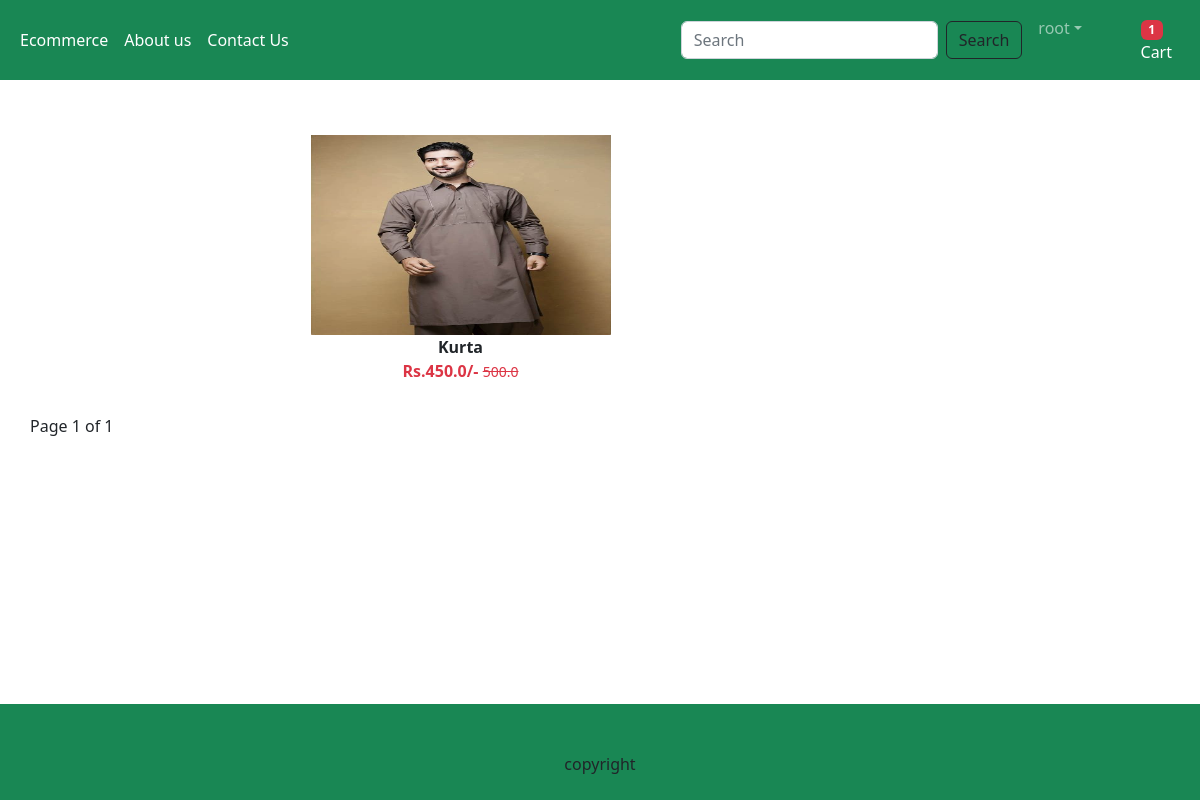
Page /category/MenClothings (signed in) on the committed database.
### app/models.py (models this page shows, shortened)
class Product(models.Model):
    title=models.CharField(max_length=100)
    selling_price=models.FloatField()
    discounted_price=models.FloatField()
    description=models.TextField()
    category=models.ForeignKey(Category,on_delete=models.CASCADE)
    product_image=models.ImageField(upload_to='product')

### app/views.py (the view)
# urls.py: path('category/<slug:val>',views.CategoryViews.as_view(),name="category"),
@method_decorator(login_required,name='dispatch')
class CategoryViews(View):
    def get(self,request,val):
        totalitem=0
        if request.user.is_authenticated:
            totalitem=len(Cart.objects.filter(user=request.user))
        category=Category.objects.get(title=val)
        product=Product.objects.filter(category=category)
        paginator = Paginator(product, 25)
        page_number = request.GET.get('page')
        page_obj = paginator.get_page(page_number)
        return render(request,'app/category.html',locals())

### app/templates/app/category.html (shortened to what this page needs)
{% extends 'app/base.html' %}
{% load static %}
{% block main-content %}
    <div class="container my-5">
            <div class="col-sm-9">
                <div class="row">
                    {% for prod in page_obj %}
                        <div class="col text-center mb-4">
                            <a href="{% url 'product-detail' prod.id %}" class="btn">
                                <div>
                                    <img src="{{prod.product_image.url}}" width="300px" height="200px"/>
                                    <div class="fw-bold">{{prod.title}}</div>
                                    <div class="fw-bold text-danger">
                                        Rs.{{prod.discounted_price}}/-
                                        <small class="fw-light text-decoration-line-through">
                                            {{prod.selling_price}}
                                        </small>
                                    </div>
                                </div>
                            </a>
                        </div>
                    {% endfor %}
                    <div class="pagination">
                        <span class="step-links">
                            <span class="current">
                                Page {{ page_obj.number }} of {{ page_obj.paginator.num_pages }}
                            </span>
                        </span>
                    </div>
                </div>
            </div>
        </div>
{% endblock main-content %}

### app/templates/app/base.html (shortened to what this page needs)
<!DOCTYPE html>
{% load static %}
<html lang="en">
  <head>
    <link href="https://cdn.jsdelivr.net/npm/bootstrap@5.2.2/dist/css/bootstrap.min.css" rel="stylesheet">
    <link rel="stylesheet" href="{% static 'app/css/owl.carousel.min.css'%}" >
    <link rel="stylesheet" href="{% static 'app/css/all.min.css'%}" >
    <link rel="stylesheet" href="{% static 'app/css/style.css'%}" >
</head>
  <body>
    <nav class="navbar navbar-expand-lg navbar-dark bg-success">
      <div class="container-fluid">
        <div class="collapse navbar-collapse" id="navbarSupportedContent">
          <ul class="navbar-nav me-auto mb-2 mb-lg-0">
            {% if request.user.is_authenticated %}
            <li class="nav-item">
              <a class="nav-link active" aria-current="page" href="/">Ecommerce</a>
            </li>
            <li class="nav-item">
              <a class="nav-link text-white" href="{% url 'about' %}">About us</a>
            </li>
            <li class="nav-item">
              <a class="nav-link text-white" href="{% url 'contact' %}">Contact Us</a>
            </li>
          </ul>
          <form class="d-flex" role="search" action="/search">
            <input class="form-control me-2" type="search" placeholder="Search" name="search" aria-label="Search">
            <button class="btn btn-outline-dark" type="submit">Search</button>
          </form>
        </div>
        <ul class="navbar-nav me-auto mb-2 mb-lg-0">
          <li class="navbar-item dropdown mx-2">
            <a class="nav-link dropdown-toggle white-text" href="#"
            id="profileDropdown" role="button" data-bs-toggle="dropdown" aria-expanded="false">
            {{request.user.username}}</a>
            <ul class="dropdown-menu" aria-labelledby="profileDropdown">
                <li> <a class="dropdown-item" href="{% url 'logout' %}">Logout</li>
            </ul>
          </li>
          <li class="nav-item mx-2">
            <a href="{% url 'showcart' %}" class="nav-link text-white">
              <span class="badge bg-danger">{% if totalitem > 0 %}{{totalitem}}{% endif %}</span>
              Cart </a>
          </li>
          {%endif%}
        </ul>
      </div>
    </nav>
    {% block main-content %}{% endblock main-content %}
    <br><br>
    <footer class="bg-success text-center p-5">
      copyright
    </footer>
  </body>
</html>

### app/static/app/css/style.css (style rules this page uses)
body { display: flex; flex-direction: column; min-height:100vh; }
footer { margin-top:auto; height:30px; }

### rows in the picture
Product: product_image (picture), title "Kurta", discounted_price "450.0", selling_price "500.0"

### other values in the picture
{{ request.user.username }} "root"
{{ totalitem }} "1"
{{ page_obj.number }} "1"
{{ page_obj.paginator.num_pages }} "1"
